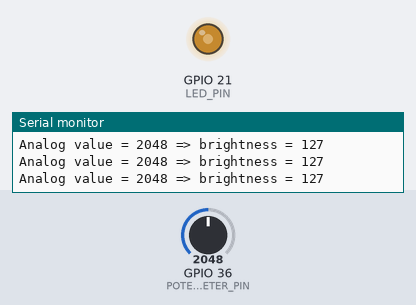
Recording of a sketch running on a simulated ESP32. Parts: output pins drawn as LEDs (lit = HIGH), the last lines printed to the serial monitor. The test bench sets the inputs (shaded band); at power-on: GPIO 36 (POTENTIOMETER_PIN) = 2048.

Above: at 1.2 s.
1.3 s: GPIO 36 (POTENTIOMETER_PIN) set to 2866
At 2.3 s:
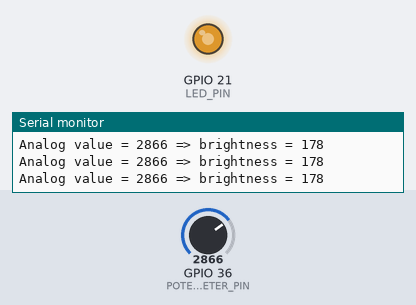
2.8 s: GPIO 36 (POTENTIOMETER_PIN) set to 3603
At 3.7 s:
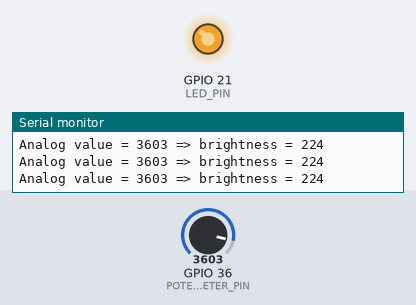
4.3 s: GPIO 36 (POTENTIOMETER_PIN) set to 491
At 5.0 s:
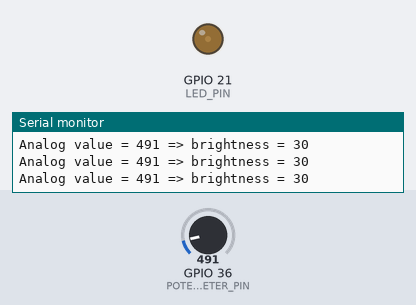
5.8 s: GPIO 36 (POTENTIOMETER_PIN) set to 0
At 6.4 s:
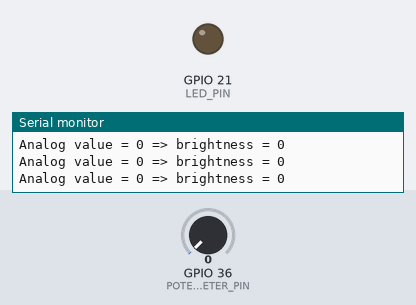
7.3 s: GPIO 36 (POTENTIOMETER_PIN) set to 2047
At 7.7 s:
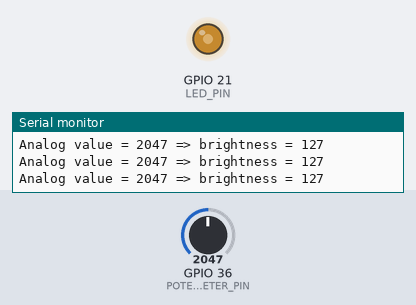
Timing chart, 0 to 9.8 s (numbered marks = the images above; inputs shaded):
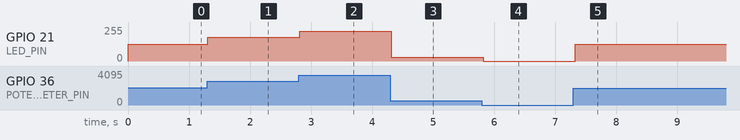

Measured:
- after the input at 1.3 s, GPIO 21 (LED_PIN): 127/255 → 178/255 at once
- after the input at 2.8 s, GPIO 21 (LED_PIN): 178/255 → 224/255 at once
- after the input at 4.3 s, GPIO 21 (LED_PIN): 224/255 → 30/255 at once
- after the input at 5.8 s, GPIO 21 (LED_PIN): 30/255 → 0/255 at once
- after the input at 7.3 s, GPIO 21 (LED_PIN): 0/255 → 127/255 at once

The sketch:

8_LED_brightness_control_with_Potentiometer_and_ESP32.ino
```cpp
#define POTENTIOMETER_PIN  36  // ESP32 pin GPIO36 (ADC0) connected to Potentiometer pin
#define LED_PIN            21  // ESP32 pin GPIO21 connected to LED's pin

// the setup routine runs once when you press reset:
void setup() {
  // initialize serial communication at 9600 bits per second:
  Serial.begin(9600);

  // declare LED pin to be an output:
  pinMode(LED_PIN, OUTPUT);
}

// the loop routine runs over and over again forever:
void loop() {
  // reads the input on analog pin A0 (value between 0 and 4095)
  int analogValue = analogRead(POTENTIOMETER_PIN);

  // scales it to brightness (value between 0 and 255)
  int brightness = map(analogValue, 0, 4095, 0, 255);

  // sets the brightness LED that connects to  pin 3
  analogWrite(LED_PIN, brightness);

  // print out the value
  Serial.print("Analog value = ");
  Serial.print(analogValue);
  Serial.print(" => brightness = ");
  Serial.println(brightness);
  delay(100);
}
```
